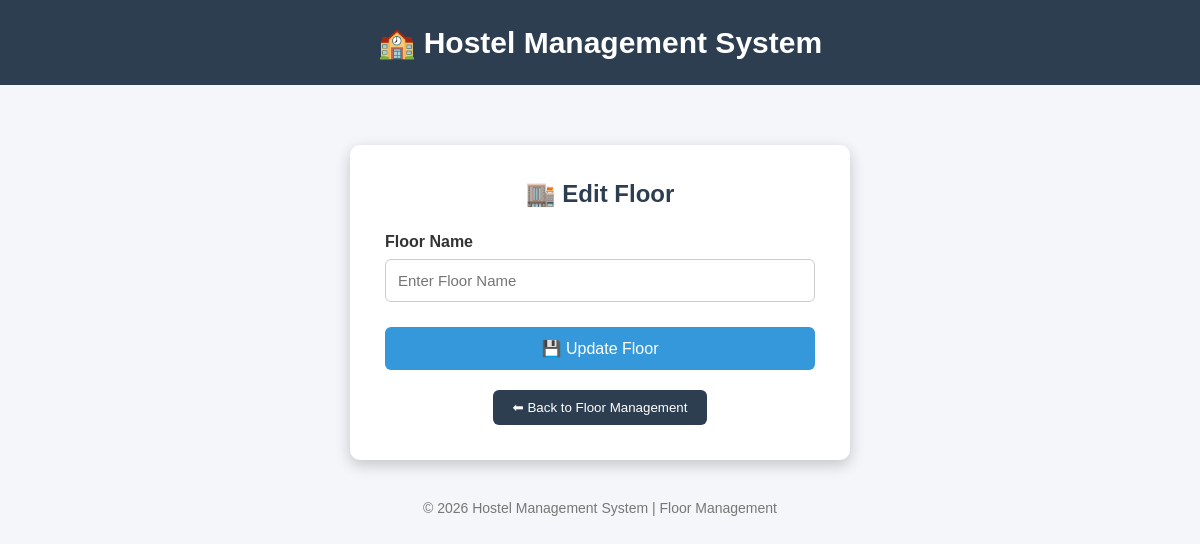
Page /admin/edit_floor/2 (signed in) on the earlier database version.
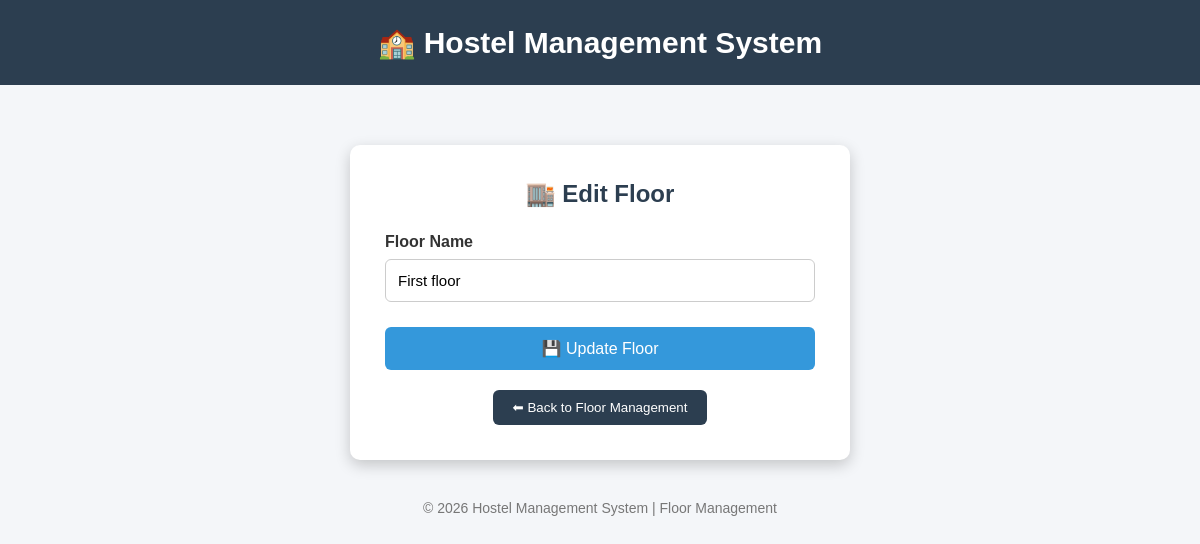
Same page on the later database version.
### tables this page shows
CREATE TABLE floors(
    id INTEGER PRIMARY KEY AUTOINCREMENT,
    block_id INTEGER NOT NULL,
    floor_name TEXT NOT NULL,

    FOREIGN KEY(block_id)
    REFERENCES blocks(id)
    ON DELETE CASCADE
);

### app.py (the view, shortened to what this page needs)
@app.route("/admin/edit_floor/<int:floor_id>", methods=["GET","POST"])
def edit_floor(floor_id):
    if "college_id" not in session:
        return redirect(url_for("admin_login"))
    conn=sqlite3.connect("hostel.db")
    cursor=conn.cursor()
    cursor.execute("""
    SELECT
    id,
    floor_name
    FROM floors
    WHERE id=?
    """,
    (floor_id,))
    floor=cursor.fetchone()
    conn.close()
    return render_template(
        "edit_floor.html",
        floor=floor
    )

### templates/edit_floor.html (shortened to what this page needs)
<!DOCTYPE html>
<html>
<head>
</head>
<body>
<div class="header">
🏫 Hostel Management System
</div>
<div class="container">
<div class="card">
<h2>🏬 Edit Floor</h2>
<form method="POST">
<label>Floor Name</label>
<input
type="text"
name="floor_name"
value="{{ floor[1] }}"
placeholder="Enter Floor Name"
required>
<button
type="submit"
class="update-btn">
💾 Update Floor
</button>
</form>
<div class="back">
<a href="/admin/floors">
<button type="button">
⬅ Back to Floor Management
</button>
</a>
</div>
</div>
</div>
<div class="footer">
© 2026 Hostel Management System | Floor Management
</div>
</body>
</html>

Differences in the rows shown:
added floors: floor_name "First floor"
